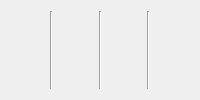
      <widget class="QWidget" name="widget_2" native="true">
       <layout class="QVBoxLayout" name="verticalLayout_2">
        <property name="spacing">
         <number>2</number>
        </property>
        <property name="leftMargin">
         <number>2</number>
        </property>
        <property name="topMargin">
         <number>2</number>
        </property>
        <property name="rightMargin">
         <number>2</number>
        </property>
        <property name="bottomMargin">
         <number>2</number>
        </property>
        <item>
         <widget class="QWidget" name="widget_6" native="true">
          <layout class="QHBoxLayout" name="horizontalLayout">
           <item>
            <widget class="QWidget" name="widget_10" native="true"/>
           </item>
           <item>
            <widget class="Line" name="line">
             <property name="orientation">
              <enum>Qt::Vertical</enum>
             </property>
            </widget>
           </item>
           <item>
            <widget class="QWidget" name="widget_9" native="true"/>
           </item>
           <item>
            <widget class="Line" name="line_2">
             <property name="orientation">
              <enum>Qt::Vertical</enum>
             </property>
            </widget>
           </item>
           <item>
            <widget class="QWidget" name="widget_8" native="true"/>
           </item>
           <item>
            <widget class="Line" name="line_3">
             <property name="orientation">
              <enum>Qt::Vertical</enum>
             </property>
            </widget>
           </item>
           <item>
            <widget class="QWidget" name="widget_7" native="true"/>
           </item>
          </layout>
         </widget>
        </item>
       </layout>
      </widget>
